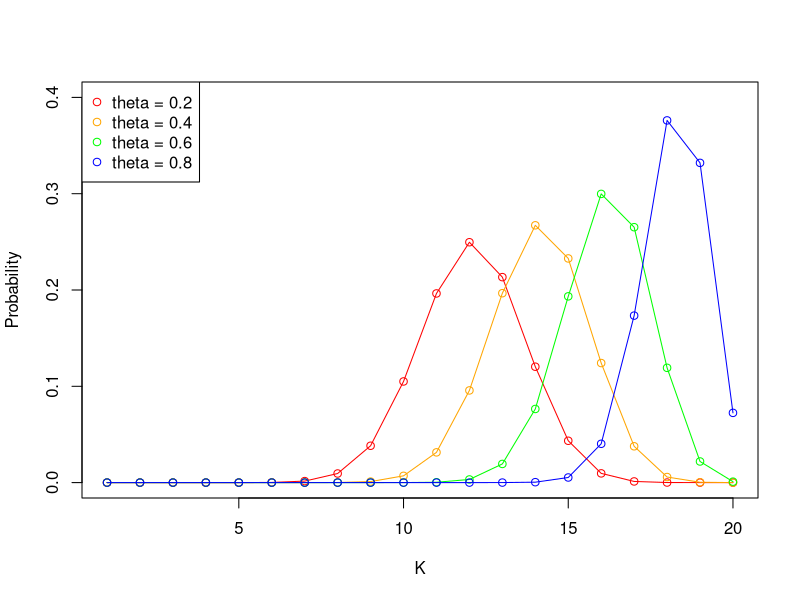
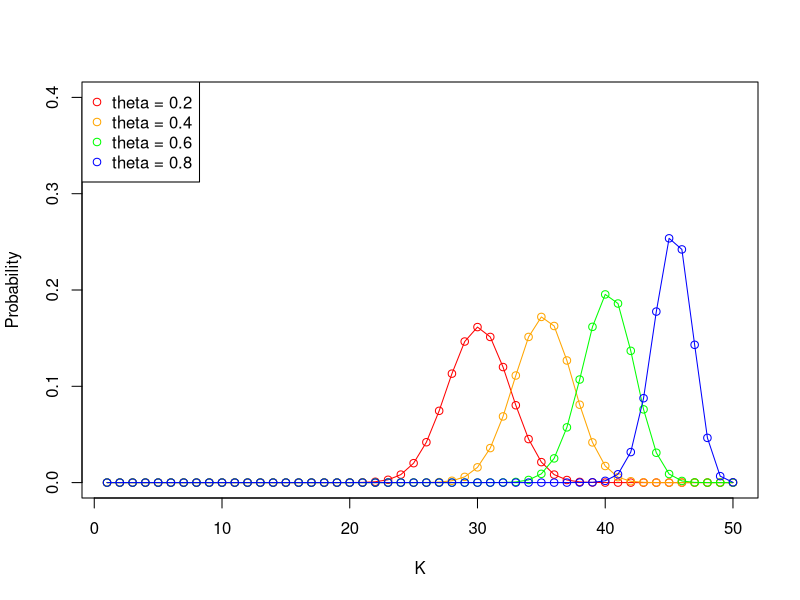
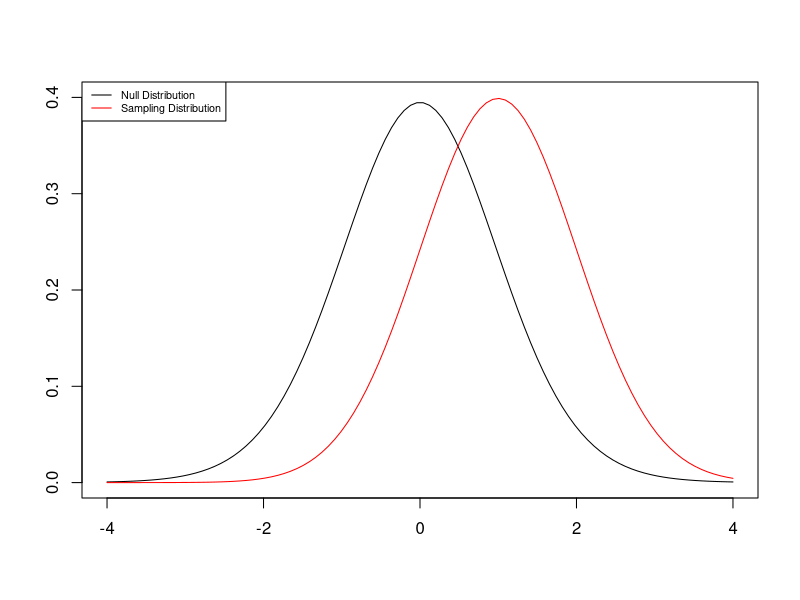
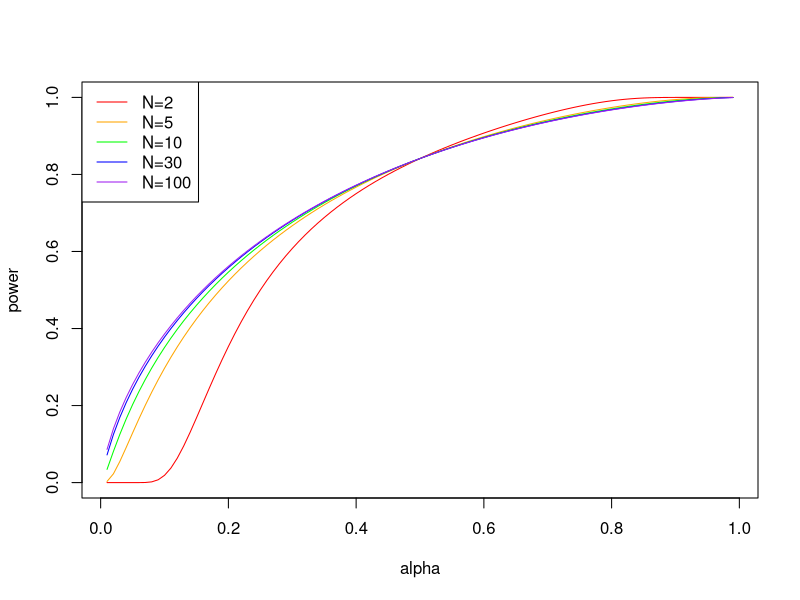
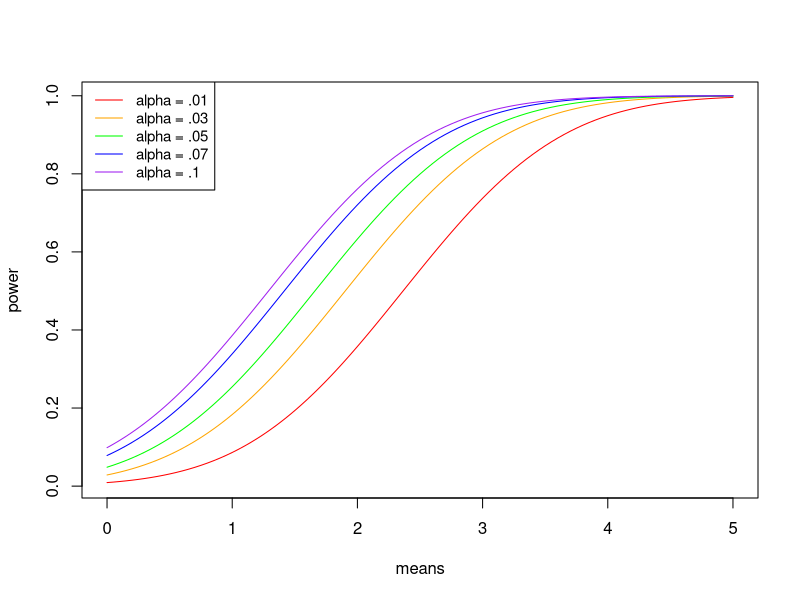

R code for these plots, in order:
## ---- chunk 1

N = 20 
theta = 0.2 
probs = rep(0,20)

for(k in 0:N){
  
  x1_vec = rep(0,k)
  for(x1 in 0:k){
    
    sum_up = 0;
    for(x2 in 0:k){
      sum_up = sum_up + choose(N, x1)*choose(N,x2)*choose(N-x1,k-x1)*choose(N-x2, N-k)*(1/choose(2*N-x1-x2,N-x1))*theta^(x1+x2)*(1-theta)^(2*N-x1-x2)
    }
    x1_vec[x1]=sum_up 
  }
  
  probs[k]= sum(x1_vec)
}

plot(probs, col = "red", ylim = c(0,.4), xlab = "K", ylab = "Probability")
lines(probs, col = "red")

##theta = .4 
theta = 0.4 
probs = rep(0,20)

for(k in 0:N){
  
  x1_vec = rep(0,k)
  for(x1 in 0:k){
    
    sum_up = 0;
    for(x2 in 0:k){
      sum_up = sum_up + choose(N, x1)*choose(N,x2)*choose(N-x1,k-x1)*choose(N-x2, N-k)*(1/choose(2*N-x1-x2,N-x1))*theta^(x1+x2)*(1-theta)^(2*N-x1-x2)
    }
    x1_vec[x1]=sum_up 
  }
  
  probs[k]= sum(x1_vec)
}

points(probs, col = "orange")
lines(probs, col = "orange")

##theta = .6 
theta = 0.6 
probs = rep(0,20)

for(k in 0:N){
  
  x1_vec = rep(0,k)
  for(x1 in 0:k){
    
    sum_up = 0;
    for(x2 in 0:k){
      sum_up = sum_up + choose(N, x1)*choose(N,x2)*choose(N-x1,k-x1)*choose(N-x2, N-k)*(1/choose(2*N-x1-x2,N-x1))*theta^(x1+x2)*(1-theta)^(2*N-x1-x2)
    }
    x1_vec[x1]=sum_up 
  }
  
  probs[k]= sum(x1_vec)
}

points(probs, col = "green")
lines(probs, col = "green")

##theta = .8 
theta = 0.8 
probs = rep(0,20)

for(k in 0:N){
  
  x1_vec = rep(0,k)
  for(x1 in 0:k){
    
    sum_up = 0;
    for(x2 in 0:k){
      sum_up = sum_up + choose(N, x1)*choose(N,x2)*choose(N-x1,k-x1)*choose(N-x2, N-k)*(1/choose(2*N-x1-x2,N-x1))*theta^(x1+x2)*(1-theta)^(2*N-x1-x2)
    }
    x1_vec[x1]=sum_up 
  }
  
  probs[k]= sum(x1_vec)
}

points(probs, col = "blue")
lines(probs, col = "blue")

legend(x = "topleft", legend = c("theta = 0.2", "theta = 0.4", "theta = 0.6", "theta = 0.8"),
       col = c("red", "orange", "green", "blue"), pch = 1)

## ---- chunk 2

N = 50 
theta = 0.2 
probs = rep(0,50)

for(k in 0:N){
  
  x1_vec = rep(0,k)
  for(x1 in 0:k){
    
    sum_up = 0;
    for(x2 in 0:k){
      sum_up = sum_up + choose(N, x1)*choose(N,x2)*choose(N-x1,k-x1)*choose(N-x2, N-k)*(1/choose(2*N-x1-x2,N-x1))*theta^(x1+x2)*(1-theta)^(2*N-x1-x2)
    }
    x1_vec[x1]=sum_up 
  }
  
  probs[k]= sum(x1_vec)
}

plot(probs, col = "red", ylim = c(0,.4), xlab = "K", ylab = "Probability")
lines(probs, col = "red")

##theta = .4 
theta = 0.4 
probs = rep(0,50)

for(k in 0:N){
  
  x1_vec = rep(0,k)
  for(x1 in 0:k){
    
    sum_up = 0;
    for(x2 in 0:k){
      sum_up = sum_up + choose(N, x1)*choose(N,x2)*choose(N-x1,k-x1)*choose(N-x2, N-k)*(1/choose(2*N-x1-x2,N-x1))*theta^(x1+x2)*(1-theta)^(2*N-x1-x2)
    }
    x1_vec[x1]=sum_up 
  }
  
  probs[k]= sum(x1_vec)
}

points(probs, col = "orange")
lines(probs, col = "orange")

##theta = .6 
theta = 0.6 
probs = rep(0,50)

for(k in 0:N){
  
  x1_vec = rep(0,k)
  for(x1 in 0:k){
    
    sum_up = 0;
    for(x2 in 0:k){
      sum_up = sum_up + choose(N, x1)*choose(N,x2)*choose(N-x1,k-x1)*choose(N-x2, N-k)*(1/choose(2*N-x1-x2,N-x1))*theta^(x1+x2)*(1-theta)^(2*N-x1-x2)
    }
    x1_vec[x1]=sum_up 
  }
  
  probs[k]= sum(x1_vec)
}

points(probs, col = "green")
lines(probs, col = "green")

##theta = .8 
theta = 0.8 
probs = rep(0,50)

for(k in 0:N){
  
  x1_vec = rep(0,k)
  for(x1 in 0:k){
    
    sum_up = 0;
    for(x2 in 0:k){
      sum_up = sum_up + choose(N, x1)*choose(N,x2)*choose(N-x1,k-x1)*choose(N-x2, N-k)*(1/choose(2*N-x1-x2,N-x1))*theta^(x1+x2)*(1-theta)^(2*N-x1-x2)
    }
    x1_vec[x1]=sum_up 
  }
  
  probs[k]= sum(x1_vec)
}

points(probs, col = "blue")
lines(probs, col = "blue")

legend(x = "topleft", legend = c("theta = 0.2", "theta = 0.4", "theta = 0.6", "theta = 0.8"),
       col = c("red", "orange", "green", "blue"), pch = 1)

## ---- chunk 3
# 4 cups 
N=4
KcN4 = qhyper(.95, N, N, N)

theta = 0.5

probs = rep(0, KcN4+1)

for (k in 0:KcN4){
  
  x1_vec = rep(0,k+1)
  for (x1 in 0:k){
    
    sum_up = 0
    for(x2 in 0:k){
      sum_up = sum_up + choose(N, x1)*choose(N,x2)*choose(N-x1,k-x1)*choose(N-x2, N-k)*(1/choose(2*N-x1-x2,N-x1))*theta^(x1+x2)*(1-theta)^(2*N-x1-x2)
    }
    x1_vec[x1+1]= sum_up
  }
  probs[k+1]=sum(x1_vec)
}

beta = sum(probs)
power4 = 1-beta
## ---- chunk 4
#10 cups 
N=10
KcN10 = qhyper(.95, N, N, N)

theta = 0.5

probs = rep(0, KcN10+1)

for (k in 0:KcN10){
  
  x1_vec = rep(0,k+1)
  for (x1 in 0:k){
    
    sum_up = 0
    for(x2 in 0:k){
      sum_up = sum_up + choose(N, x1)*choose(N,x2)*choose(N-x1,k-x1)*choose(N-x2, N-k)*(1/choose(2*N-x1-x2,N-x1))*theta^(x1+x2)*(1-theta)^(2*N-x1-x2)
    }
    x1_vec[x1+1]= sum_up
  }
  probs[k+1]=sum(x1_vec)
}

beta = sum(probs)
power10 = 1-beta


## ---- chunk 5
#20 cups 
N=20
KcN20 = qhyper(.95, N, N, N)

theta = 0.5

probs = rep(0, KcN20+1)

for (k in 0:KcN20){
  
  x1_vec = rep(0,k+1)
  for (x1 in 0:k){
    
    sum_up = 0
    for(x2 in 0:k){
      sum_up = sum_up + choose(N, x1)*choose(N,x2)*choose(N-x1,k-x1)*choose(N-x2, N-k)*(1/choose(2*N-x1-x2,N-x1))*theta^(x1+x2)*(1-theta)^(2*N-x1-x2)
    }
    x1_vec[x1+1]= sum_up
  }
  probs[k+1]=sum(x1_vec)
}

beta = sum(probs)
power20 = 1-beta

## ---- chunk 6
##power of test when N=5
N = 5
null_p = 0.5
real_p = 0.6
alpha = .01

z_alpha_left = qbinom(p = alpha/2, size = N, prob = null_p)
z_alpha_right = qbinom(p = 1-alpha/2, size = N, prob = null_p)
beta = pbinom(z_alpha_right-1,size = N, prob = real_p) - pbinom(z_alpha_left+1,size = N, prob = real_p)

power5 = 1-beta
## ---- chunk 7
##power of test when N=10
N = 10
null_p = 0.5
real_p = 0.6
alpha = .01

z_alpha_left = qbinom(p = alpha/2, size = N, prob = null_p)
z_alpha_right = qbinom(p = 1-alpha/2, size = N, prob = null_p)
beta = pbinom(z_alpha_right-1,size = N, prob = real_p) - pbinom(z_alpha_left+1,size = N, prob = real_p)

power10 = 1-beta
## ---- chunk 8
##power of test when N=20
N = 20
null_p = 0.5
real_p = 0.6
alpha = .01

z_alpha_left = qbinom(p = alpha/2, size = N, prob = null_p)
z_alpha_right = qbinom(p = 1-alpha/2, size = N, prob = null_p)
beta = pbinom(z_alpha_right-1,size = N, prob = real_p) - pbinom(z_alpha_left+1,size = N, prob = real_p)

power20 = 1-beta
## ---- chunk 9
##power of test when N=100
N = 100
null_p = 0.5
real_p = 0.6
alpha = .01

z_alpha_left = qbinom(p = alpha/2, size = N, prob = null_p)
z_alpha_right = qbinom(p = 1-alpha/2, size = N, prob = null_p)
beta = pbinom(z_alpha_right-1,size = N, prob = real_p) - pbinom(z_alpha_left+1,size = N, prob = real_p)

power100 = 1-beta 
## ---- chunk 10
N = 25
stdv = 1
a = 0.05

x <- seq(-4, 4, length=100)

plot(x,dt(x, df = N-1), type='l', lty=1, xlab='', ylab='', ylim = c(0, .4))
lines(x,dnorm(x, mean = 1, sd= stdv), type='l', lty=1, xlab='', ylab='', col = "red")

legend(x = "topleft", legend = c("Null Distribution", "Sampling Distribution"),
       col = c("black","red"), lty=c(1,1), cex=.65)

crit_val = qt(1-a, df = N-1)
beta = pnorm(crit_val, mean = 1, sd = stdv)
power = 1-beta 
## ---- chunk 11
alpha = seq(from = 0.01, to = .99, by = .01)

#N=2
N = 2 
power = rep(0, length(alpha))
for (i in 1:length(alpha)){
  crit_val = qt(1-alpha[i], df = N-1)
  beta = pnorm(crit_val, mean = 1, sd = stdv)
  power[i] = 1-beta
}
plot(alpha, power, col = "red", type = 'l')

#N=5
N = 5 
power = rep(0, length(alpha))
for (i in 1:length(alpha)){
  crit_val = qt(1-alpha[i], df = N-1)
  beta = pnorm(crit_val, mean = 1, sd = stdv)
  power[i] = 1-beta
}
points(alpha, power, col = "orange", type = 'l')

#N=10
N = 10 
power = rep(0, length(alpha))
for (i in 1:length(alpha)){
  crit_val = qt(1-alpha[i], df = N-1)
  beta = pnorm(crit_val, mean = 1, sd = stdv)
  power[i] = 1-beta
}
points(alpha, power, col = "green", type = 'l')

#N=30

N = 30 
power = rep(0, length(alpha))
for (i in 1:length(alpha)){
  crit_val = qt(1-alpha[i], df = N-1)
  beta = pnorm(crit_val, mean = 1, sd = stdv)
  power[i] = 1-beta
}
points(alpha, power, col = "blue", type = 'l')

#N=100

N = 100 
power = rep(0, length(alpha))
for (i in 1:length(alpha)){
  crit_val = qt(1-alpha[i], df = N-1)
  beta = pnorm(crit_val, mean = 1, sd = stdv)
  power[i] = 1-beta
}
points(alpha, power, col = "purple", type = 'l')

legend(x = "topleft", legend = c("N=2", "N=5", "N=10", "N=30", "N=100"),
       col = c("red", "orange", "green", "blue", "purple"), lty=c(1,1))

## ---- chunk 12
mu = seq(from = 0, to = 5, by = .05)
N=100

#alpha = .01 
a = .01 
power = rep(0, length(mu))
for (i in 1:length(mu)){
  crit_val = qt(1-a, df = N-1)
  beta = pnorm(crit_val, mean = mu[i], sd = stdv)
  power[i] = 1-beta
}
plot(mu, power, col = "red", type = 'l', xlab = "means")

#alpha = .03
a = .03 
power = rep(0, length(mu))
for (i in 1:length(mu)){
  crit_val = qt(1-a, df = N-1)
  beta = pnorm(crit_val, mean = mu[i], sd = stdv)
  power[i] = 1-beta
}
points(mu, power, col = "orange", type = 'l')

#alpha = .05
a = .05 
power = rep(0, length(mu))
for (i in 1:length(mu)){
  crit_val = qt(1-a, df = N-1)
  beta = pnorm(crit_val, mean = mu[i], sd = stdv)
  power[i] = 1-beta
}
points(mu, power, col = "green", type = 'l')

#alpha = .08
a = .08 
power = rep(0, length(mu))
for (i in 1:length(mu)){
  crit_val = qt(1-a, df = N-1)
  beta = pnorm(crit_val, mean = mu[i], sd = stdv)
  power[i] = 1-beta
}
points(mu, power, col = "blue", type = 'l')

#alpha = .1
a = .1 
power = rep(0, length(mu))
for (i in 1:length(mu)){
  crit_val = qt(1-a, df = N-1)
  beta = pnorm(crit_val, mean = mu[i], sd = stdv)
  power[i] = 1-beta
}
points(mu, power, col = "purple", type = 'l')

legend(x = "topleft", legend = c("alpha = .01", "alpha = .03", "alpha = .05", "alpha = .07", "alpha = .1"),
       col = c("red", "orange", "green", "blue", "purple"), lty=c(1,1), cex = .9)

